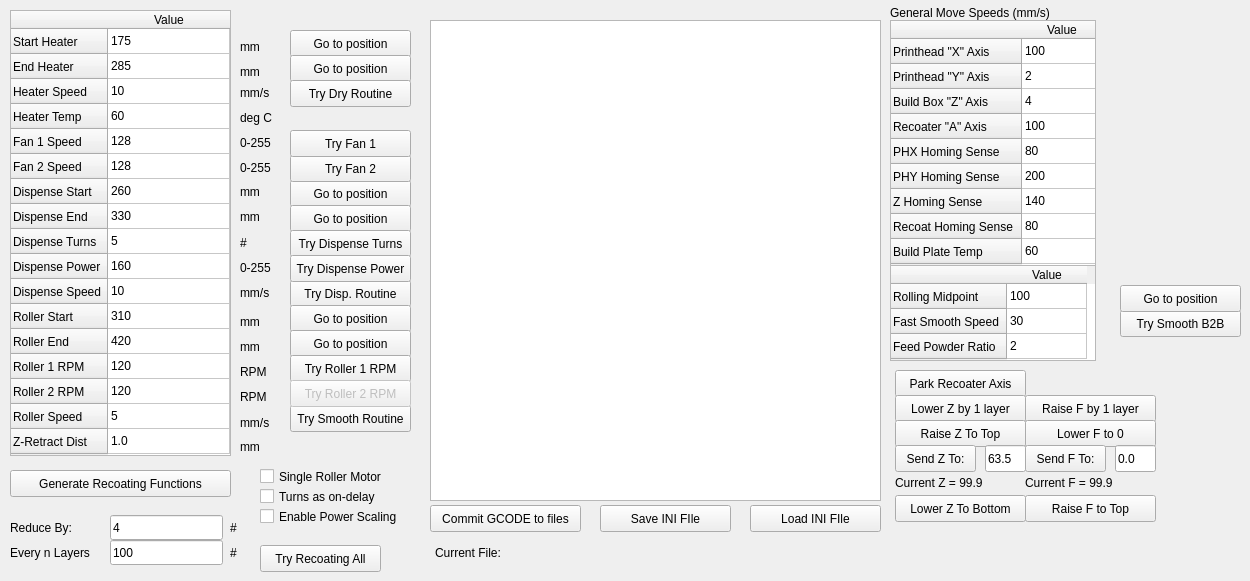
    <widget class="QWidget" name="tabRecoat">
     <attribute name="title">
      <string>Recoater</string>
     </attribute>
     <widget class="QTableWidget" name="recoatTable">
      <property name="geometry">
       <rect>
        <x>10</x>
        <y>10</y>
        <width>221</width>
        <height>446</height>
       </rect>
      </property>
      <attribute name="horizontalHeaderMinimumSectionSize">
       <number>38</number>
      </attribute>
      <attribute name="horizontalHeaderStretchLastSection">
       <bool>true</bool>
      </attribute>
      <attribute name="verticalHeaderDefaultSectionSize">
       <number>25</number>
      </attribute>
      <attribute name="verticalHeaderStretchLastSection">
       <bool>false</bool>
      </attribute>
      <row>
       <property name="text">
        <string>Start Heater</string>
       </property>
      </row>
      <row>
       <property name="text">
        <string>End Heater</string>
       </property>
      </row>
      <row>
       <property name="text">
        <string>Heater Speed</string>
       </property>
      </row>
      <row>
       <property name="text">
        <string>Heater Temp</string>
       </property>
      </row>
      <row>
       <property name="text">
        <string>Fan 1 Speed</string>
       </property>
      </row>
      <row>
       <property name="text">
        <string>Fan 2 Speed</string>
       </property>
      </row>
      <row>
       <property name="text">
        <string>Dispense Start</string>
       </property>
      </row>
      <row>
       <property name="text">
        <string>Dispense End</string>
       </property>
      </row>
      <row>
       <property name="text">
        <string>Dispense Turns</string>
       </property>
      </row>
      <row>
       <property name="text">
        <string>Dispense Power</string>
       </property>
      </row>
      <row>
       <property name="text">
        <string>Dispense Speed</string>
       </property>
      </row>
      <row>
       <property name="text">
        <string>Roller Start</string>
       </property>
      </row>
      <row>
       <property name="text">
        <string>Roller End</string>
       </property>
      </row>
      <row>
       <property name="text">
        <string>Roller 1 RPM</string>
       </property>
      </row>
      <row>
       <property name="text">
        <string>Roller 2 RPM</string>
       </property>
      </row>
      <row>
       <property name="text">
        <string>Roller Speed</string>
       </property>
      </row>
      <row>
       <property name="text">
        <string>Z-Retract Dist</string>
       </property>
      </row>
      <column>
       <property name="text">
        <string>Value</string>
       </property>
      </column>
      <item row="0" column="0">
       <property name="text">
        <string>175</string>
       </property>
      </item>
      <item row="1" column="0">
       <property name="text">
        <string>285</string>
       </property>
      </item>
      <item row="2" column="0">
       <property name="text">
        <string>10</string>
       </property>
      </item>
      <item row="3" column="0">
       <property name="text">
        <string>60</string>
       </property>
      </item>
      <item row="4" column="0">
       <property name="text">
        <string>128</string>
       </property>
      </item>
      <item row="5" column="0">
       <property name="text">
        <string>128</string>
       </property>
      </item>
      <item row="6" column="0">
       <property name="text">
        <string>260</string>
       </property>
      </item>
      <item row="7" column="0">
       <property name="text">
        <string>330</string>
       </property>
      </item>
      <item row="8" column="0">
       <property name="text">
        <string>5</string>
       </property>
      </item>
      <item row="9" column="0">
       <property name="text">
        <string>160</string>
       </property>
      </item>
      <item row="10" column="0">
       <property name="text">
        <string>10</string>
       </property>
      </item>
      <item row="11" column="0">
       <property name="text">
        <string>310</string>
       </property>
      </item>
      <item row="12" column="0">
       <property name="text">
        <string>420</string>
       </property>
      </item>
      <item row="13" column="0">
       <property name="text">
        <string>120</string>
       </property>
      </item>
      <item row="14" column="0">
       <property name="text">
        <string>120</string>
       </property>
      </item>
      <item row="15" column="0">
       <property name="text">
        <string>5</string>
       </property>
      </item>
      <item row="16" column="0">
       <property name="text">
        <string>1.0</string>
       </property>
      </item>
     </widget>
     <widget class="QPlainTextEdit" name="txtGCode">
      <property name="geometry">
       <rect>
        <x>430</x>
        <y>20</y>
        <width>451</width>
        <height>481</height>
       </rect>
      </property>
      <property name="font">
       <font>
        <pointsize>10</pointsize>
       </font>
      </property>
     </widget>
     <widget class="QPushButton" name="cmdGenerateRecoaterGCode">
      <property name="geometry">
       <rect>
        <x>10</x>
        <y>470</y>
        <width>221</width>
        <height>27</height>
       </rect>
      </property>
      <property name="text">
       <string>Generate Recoating Functions</string>
      </property>
     </widget>
     <widget class="QPushButton" name="cmdSaveRecoatGCodeAs">
      <property name="geometry">
       <rect>
        <x>430</x>
        <y>505</y>
        <width>151</width>
        <height>27</height>
       </rect>
      </property>
      <property name="text">
       <string>Commit GCODE to files</string>
      </property>
     </widget>
     <widget class="QPushButton" name="goStartUV">
      <property name="geometry">
       <rect>
        <x>290</x>
        <y>30</y>
        <width>121</width>
        <height>27</height>
       </rect>
      </property>
      <property name="text">
       <string>Go to position</string>
      </property>
     </widget>
     <widget class="QPushButton" name="goEndUV">
      <property name="geometry">
       <rect>
        <x>290</x>
        <y>55</y>
        <width>121</width>
        <height>27</height>
       </rect>
      </property>
      <property name="text">
       <string>Go to position</string>
      </property>
     </widget>
     <widget class="QPushButton" name="goDispenseStart">
      <property name="geometry">
       <rect>
        <x>290</x>
        <y>180</y>
        <width>121</width>
        <height>27</height>
       </rect>
      </property>
      <property name="text">
       <string>Go to position</string>
      </property>
     </widget>
     <widget class="QPushButton" name="tryDryRoutine">
      <property name="geometry">
       <rect>
        <x>290</x>
        <y>80</y>
        <width>121</width>
        <height>27</height>
       </rect>
      </property>
      <property name="text">
       <string>Try Dry Routine</string>
      </property>
     </widget>
     <widget class="QPushButton" name="goDispenseEnd">
      <property name="geometry">
       <rect>
        <x>290</x>
        <y>205</y>
        <width>121</width>
        <height>27</height>
       </rect>
      </property>
      <property name="text">
       <string>Go to position</string>
      </property>
     </widget>
     <widget class="QPushButton" name="tryDispenseTurns">
      <property name="geometry">
       <rect>
        <x>290</x>
        <y>230</y>
        <width>121</width>
        <height>27</height>
       </rect>
      </property>
      <property name="text">
       <string>Try Dispense Turns</string>
      </property>
     </widget>
     <widget class="QPushButton" name="tryDispenseRoutine">
      <property name="geometry">
       <rect>
        <x>290</x>
        <y>280</y>
        <width>121</width>
        <height>27</height>
       </rect>
      </property>
      <property name="text">
       <string>Try Disp. Routine</string>
      </property>
     </widget>
     <widget class="QPushButton" name="goRollerStart">
      <property name="geometry">
       <rect>
        <x>290</x>
        <y>305</y>
        <width>121</width>
        <height>27</height>
       </rect>
      </property>
      <property name="text">
       <string>Go to position</string>
      </property>
     </widget>
     <widget class="QPushButton" name="goRollerEnd">
      <property name="geometry">
       <rect>
        <x>290</x>
        <y>330</y>
        <width>121</width>
        <height>27</height>
       </rect>
      </property>
      <property name="text">
       <string>Go to position</string>
      </property>
     </widget>
     <widget class="QPushButton" name="tryRollerRoutine">
      <property name="geometry">
       <rect>
        <x>290</x>
        <y>405</y>
        <width>121</width>
        <height>27</height>
       </rect>
      </property>
      <property name="text">
       <string>Try Smooth Routine</string>
      </property>
     </widget>
     <widget class="QPushButton" name="cmdMakeRecoatDefaults">
      <property name="geometry">
       <rect>
        <x>600</x>
        <y>505</y>
        <width>131</width>
        <height>27</height>
       </rect>
      </property>
      <property name="text">
       <string>Save INI FIle</string>
      </property>
     </widget>
     <widget class="QPushButton" name="tryRoller1RPM">
      <property name="geometry">
       <rect>
        <x>290</x>
        <y>355</y>
        <width>121</width>
        <height>27</height>
       </rect>
      </property>
      <property name="text">
       <string>Try Roller 1 RPM</string>
      </property>
     </widget>
     <widget class="QPushButton" name="tryRoller2RPM">
      <property name="enabled">
       <bool>false</bool>
      </property>
      <property name="geometry">
       <rect>
        <x>290</x>
        <y>380</y>
        <width>121</width>
        <height>27</height>
       </rect>
      </property>
      <property name="text">
       <string>Try Roller 2 RPM</string>
      </property>
     </widget>
     <widget class="QPushButton" name="goToZeroA">
      <property name="geometry">
       <rect>
        <x>895</x>
        <y>370</y>
        <width>131</width>
        <height>27</height>
       </rect>
      </property>
      <property name="text">
       <string>Park Recoater Axis</string>
      </property>
     </widget>
     <widget class="QPushButton" name="tryRecoatAll">
      <property name="geometry">
       <rect>
        <x>260</x>
        <y>545</y>
        <width>121</width>
        <height>27</height>
       </rect>
      </property>
      <property name="text">
       <string>Try Recoating All</string>
      </property>
     </widget>
     <widget class="QPushButton" name="lowerZby1">
      <property name="geometry">
       <rect>
        <x>895</x>
        <y>395</y>
        <width>131</width>
        <height>27</height>
       </rect>
      </property>
      <property name="text">
       <string>Lower Z by 1 layer</string>
      </property>
     </widget>
     <widget class="QPushButton" name="tryDispensePower">
      <property name="geometry">
       <rect>
        <x>290</x>
        <y>255</y>
        <width>121</width>
        <height>27</height>
       </rect>
      </property>
      <property name="text">
       <string>Try Dispense Power</string>
      </property>
     </widget>
     <widget class="QLabel" name="label_26">
      <property name="geometry">
       <rect>
        <x>240</x>
        <y>40</y>
        <width>30</width>
        <height>14</height>
       </rect>
      </property>
      <property name="text">
       <string>mm</string>
      </property>
     </widget>
     <widget class="QLabel" name="label_27">
      <property name="geometry">
       <rect>
        <x>240</x>
        <y>65</y>
        <width>30</width>
        <height>14</height>
       </rect>
      </property>
      <property name="text">
       <string>mm</string>
      </property>
     </widget>
     <widget class="QLabel" name="label_28">
      <property name="geometry">
       <rect>
        <x>240</x>
        <y>185</y>
        <width>30</width>
        <height>14</height>
       </rect>
      </property>
      <property name="text">
       <string>mm</string>
      </property>
     </widget>
     <widget class="QLabel" name="label_29">
      <property name="geometry">
       <rect>
        <x>240</x>
        <y>210</y>
        <width>30</width>
        <height>14</height>
       </rect>
      </property>
      <property name="text">
       <string>mm</string>
      </property>
     </widget>
     <widget class="QLabel" name="label_30">
      <property name="geometry">
       <rect>
        <x>240</x>
        <y>285</y>
        <width>41</width>
        <height>16</height>
       </rect>
      </property>
      <property name="text">
       <string>mm/s</string>
      </property>
     </widget>
     <widget class="QLabel" name="label_31">
      <property name="geometry">
       <rect>
        <x>240</x>
        <y>315</y>
        <width>30</width>
        <height>14</height>
       </rect>
      </property>
      <property name="text">
       <string>mm</string>
      </property>
     </widget>
     <widget class="QLabel" name="label_32">
      <property name="geometry">
       <rect>
        <x>240</x>
        <y>340</y>
        <width>30</width>
        <height>14</height>
       </rect>
      </property>
      <property name="text">
       <string>mm</string>
      </property>
     </widget>
     <widget class="QLabel" name="label_33">
      <property name="geometry">
       <rect>
        <x>240</x>
        <y>365</y>
        <width>30</width>
        <height>14</height>
       </rect>
      </property>
      <property name="text">
       <string>RPM</string>
      </property>
     </widget>
     <widget class="QLabel" name="label_34">
      <property name="geometry">
       <rect>
        <x>240</x>
        <y>390</y>
        <width>30</width>
        <height>14</height>
       </rect>
      </property>
      <property name="text">
       <string>RPM</string>
      </property>
     </widget>
     <widget class="QLabel" name="label_35">
      <property name="geometry">
       <rect>
        <x>240</x>
        <y>415</y>
        <width>41</width>
        <height>16</height>
       </rect>
      </property>
      <property name="text">
       <string>mm/s</string>
      </property>
     </widget>
     <widget class="QLabel" name="label_36">
      <property name="geometry">
       <rect>
        <x>240</x>
        <y>85</y>
        <width>41</width>
        <height>16</height>
       </rect>
      </property>
      <property name="text">
       <string>mm/s</string>
      </property>
     </widget>
     <widget class="QLabel" name="label_37">
      <property name="geometry">
       <rect>
        <x>240</x>
        <y>135</y>
        <width>41</width>
        <height>16</height>
       </rect>
      </property>
      <property name="text">
       <string>0-255</string>
      </property>
     </widget>
     <widget class="QLabel" name="label_38">
      <property name="geometry">
       <rect>
        <x>240</x>
        <y>160</y>
        <width>41</width>
        <height>16</height>
       </rect>
      </property>
      <property name="text">
       <string>0-255</string>
      </property>
     </widget>
     <widget class="QLabel" name="label_39">
      <property name="geometry">
       <rect>
        <x>240</x>
        <y>260</y>
        <width>41</width>
        <height>16</height>
       </rect>
      </property>
      <property name="text">
       <string>0-255</string>
      </property>
     </widget>
     <widget class="QLabel" name="label_40">
      <property name="geometry">
       <rect>
        <x>240</x>
        <y>110</y>
        <width>41</width>
        <height>16</height>
       </rect>
      </property>
      <property name="text">
       <string>deg C</string>
      </property>
     </widget>
     <widget class="QLabel" name="label_41">
      <property name="geometry">
       <rect>
        <x>240</x>
        <y>235</y>
        <width>21</width>
        <height>16</height>
       </rect>
      </property>
      <property name="text">
       <string>#</string>
      </property>
     </widget>
     <widget class="QPushButton" name="raiseZToTop">
      <property name="geometry">
       <rect>
        <x>895</x>
        <y>420</y>
        <width>131</width>
        <height>27</height>
       </rect>
      </property>
      <property name="text">
       <string>Raise Z To Top</string>
      </property>
     </widget>
     <widget class="QPushButton" name="setZPosition">
      <property name="geometry">
       <rect>
        <x>895</x>
        <y>445</y>
        <width>81</width>
        <height>27</height>
       </rect>
      </property>
      <property name="text">
       <string>Send Z To:</string>
      </property>
     </widget>
     <widget class="QLineEdit" name="txtRaiseZTo">
      <property name="geometry">
       <rect>
        <x>985</x>
        <y>445</y>
        <width>41</width>
        <height>27</height>
       </rect>
      </property>
      <property name="text">
       <string>63.5</string>
      </property>
     </widget>
     <widget class="QTableWidget" name="tblSpeeds">
      <property name="geometry">
       <rect>
        <x>890</x>
        <y>20</y>
        <width>206</width>
        <height>246</height>
       </rect>
      </property>
      <attribute name="horizontalHeaderVisible">
       <bool>true</bool>
      </attribute>
      <attribute name="horizontalHeaderCascadingSectionResizes">
       <bool>false</bool>
      </attribute>
      <attribute name="horizontalHeaderDefaultSectionSize">
       <number>80</number>
      </attribute>
      <attribute name="horizontalHeaderStretchLastSection">
       <bool>true</bool>
      </attribute>
      <attribute name="verticalHeaderDefaultSectionSize">
       <number>25</number>
      </attribute>
      <row>
       <property name="text">
        <string>Printhead &quot;X&quot; Axis</string>
       </property>
      </row>
      <row>
       <property name="text">
        <string>Printhead &quot;Y&quot; Axis</string>
       </property>
      </row>
      <row>
       <property name="text">
        <string>Build Box &quot;Z&quot; Axis</string>
       </property>
      </row>
      <row>
       <property name="text">
        <string>Recoater &quot;A&quot; Axis</string>
       </property>
      </row>
      <row>
       <property name="text">
        <string>PHX Homing Sense</string>
       </property>
      </row>
      <row>
       <property name="text">
        <string>PHY Homing Sense</string>
       </property>
      </row>
      <row>
       <property name="text">
        <string>Z Homing Sense</string>
       </property>
      </row>
      <row>
       <property name="text">
        <string>Recoat Homing Sense</string>
       </property>
      </row>
      <row>
       <property name="text">
        <string>Build Plate Temp</string>
       </property>
      </row>
      <column>
       <property name="text">
        <string>Value</string>
       </property>
      </column>
      <item row="0" column="0">
       <property name="text">
        <string>100</string>
       </property>
      </item>
      <item row="1" column="0">
       <property name="text">
        <string>2</string>
       </property>
      </item>
      <item row="2" column="0">
       <property name="text">
        <string>4</string>
       </property>
      </item>
      <item row="3" column="0">
       <property name="text">
        <string>100</string>
       </property>
      </item>
      <item row="4" column="0">
       <property name="text">
        <string>80</string>
       </property>
      </item>
      <item row="5" column="0">
       <property name="text">
        <string>200</string>
       </property>
      </item>
      <item row="6" column="0">
       <property name="text">
        <string>140</string>
       </property>
      </item>
      <item row="7" column="0">
       <property name="text">
        <string>80</string>
       </property>
      </item>
      <item row="8" column="0">
       <property name="text">
        <string>60</string>
       </property>
      </item>
     </widget>
     <widget class="QLabel" name="label_64">
      <property name="geometry">
       <rect>
        <x>890</x>
        <y>5</y>
        <width>181</width>
        <height>16</height>
       </rect>
      </property>
      <property name="text">
       <string>General Move Speeds (mm/s)</string>
      </property>
     </widget>
     <widget class="QLabel" name="lblRecoatCurrentZ">
      <property name="geometry">
       <rect>
        <x>895</x>
        <y>475</y>
        <width>126</width>
        <height>16</height>
       </rect>
      </property>
      <property name="text">
       <string>Current Z = 99.9</string>
      </property>
     </widget>
     <widget class="QPushButton" name="lowerZToBottom">
      <property name="geometry">
       <rect>
        <x>895</x>
        <y>495</y>
        <width>131</width>
        <height>27</height>
       </rect>
      </property>
      <property name="text">
       <string>Lower Z To Bottom</string>
      </property>
     </widget>
     <widget class="QPushButton" name="loadRecoatINI">
      <property name="geometry">
       <rect>
        <x>750</x>
        <y>505</y>
        <width>131</width>
        <height>27</height>
       </rect>
      </property>
      <property name="text">
       <string>Load INI FIle</string>
      </property>
     </widget>
     <widget class="QCheckBox" name="useSingleRollerMotor">
      <property name="geometry">
       <rect>
        <x>260</x>
        <y>465</y>
        <width>161</width>
        <height>23</height>
       </rect>
      </property>
      <property name="text">
       <string>Single Roller Motor</string>
      </property>
     </widget>
     <widget class="QCheckBox" name="enablePowerScaling">
      <property name="geometry">
       <rect>
        <x>260</x>
        <y>505</y>
        <width>161</width>
        <height>23</height>
       </rect>
      </property>
      <property name="text">
       <string>Enable Power Scaling</string>
      </property>
     </widget>
     <widget class="QLabel" name="label_68">
      <property name="geometry">
       <rect>
        <x>10</x>
        <y>520</y>
        <width>81</width>
        <height>16</height>
       </rect>
      </property>
      <property name="text">
       <string>Reduce By:</string>
      </property>
     </widget>
     <widget class="QLabel" name="label_69">
      <property name="geometry">
       <rect>
        <x>10</x>
        <y>545</y>
        <width>91</width>
        <height>16</height>
       </rect>
      </property>
      <property name="text">
       <string>Every n Layers</string>
      </property>
     </widget>
     <widget class="QLineEdit" name="reducePowerBy">
      <property name="geometry">
       <rect>
        <x>110</x>
        <y>515</y>
        <width>113</width>
        <height>25</height>
       </rect>
      </property>
      <property name="text">
       <string>4</string>
      </property>
     </widget>
     <widget class="QLineEdit" name="reducePowerEvery">
      <property name="geometry">
       <rect>
        <x>110</x>
        <y>540</y>
        <width>113</width>
        <height>25</height>
       </rect>
      </property>
      <property name="text">
       <string>100</string>
      </property>
     </widget>
     <widget class="QLabel" name="label_70">
      <property name="geometry">
       <rect>
        <x>230</x>
        <y>520</y>
        <width>21</width>
        <height>16</height>
       </rect>
      </property>
      <property name="text">
       <string>#</string>
      </property>
     </widget>
     <widget class="QLabel" name="label_71">
      <property name="geometry">
       <rect>
        <x>230</x>
        <y>545</y>
        <width>21</width>
        <height>16</height>
       </rect>
      </property>
      <property name="text">
       <string>#</string>
      </property>
     </widget>
     <widget class="QCheckBox" name="turnsAsOnDelay">
      <property name="geometry">
       <rect>
        <x>260</x>
        <y>485</y>
        <width>131</width>
        <height>23</height>
       </rect>
      </property>
      <property name="text">
       <string>Turns as on-delay</string>
      </property>
     </widget>
     <widget class="QLabel" name="label_63">
      <property name="geometry">
       <rect>
        <x>240</x>
        <y>440</y>
        <width>30</width>
        <height>14</height>
       </rect>
      </property>
      <property name="text">
       <string>mm</string>
      </property>
     </widget>
     <widget class="QTableWidget" name="tblDualZ">
      <property name="geometry">
       <rect>
        <x>890</x>
        <y>265</y>
        <width>206</width>
        <height>96</height>
       </rect>
      </property>
      <attribute name="horizontalHeaderVisible">
       <bool>true</bool>
      </attribute>
      <attribute name="horizontalHeaderMinimumSectionSize">
       <number>20</number>
      </attribute>
      <attribute name="horizontalHeaderDefaultSectionSize">
       <number>80</number>
      </attribute>
      <attribute name="verticalHeaderDefaultSectionSize">
       <number>25</number>
      </attribute>
      <row>
       <property name="text">
        <string>Rolling Midpoint</string>
       </property>
      </row>
      <row>
       <property name="text">
        <string>Fast Smooth Speed</string>
       </property>
      </row>
      <row>
       <property name="text">
        <string>Feed Powder Ratio</string>
       </property>
      </row>
      <column>
       <property name="text">
        <string>Value</string>
       </property>
      </column>
      <item row="0" column="0">
       <property name="text">
        <string>100</string>
       </property>
      </item>
      <item row="1" column="0">
       <property name="text">
        <string>30</string>
       </property>
      </item>
      <item row="2" column="0">
       <property name="text">
        <string>2</string>
       </property>
      </item>
     </widget>
     <widget class="QPushButton" name="raiseFby1">
      <property name="geometry">
       <rect>
        <x>1025</x>
        <y>395</y>
        <width>131</width>
        <height>27</height>
       </rect>
      </property>
      <property name="text">
       <string>Raise F by 1 layer</string>
      </property>
     </widget>
     <widget class="QPushButton" name="lowerFto0">
      <property name="geometry">
       <rect>
        <x>1025</x>
        <y>420</y>
        <width>131</width>
        <height>27</height>
       </rect>
      </property>
      <property name="text">
       <string>Lower F to 0</string>
      </property>
     </widget>
     <widget class="QPushButton" name="tryFan2">
      <property name="geometry">
       <rect>
        <x>290</x>
        <y>155</y>
        <width>121</width>
        <height>27</height>
       </rect>
      </property>
      <property name="text">
       <string>Try Fan 2</string>
      </property>
     </widget>
     <widget class="QPushButton" name="tryFan1">
      <property name="geometry">
       <rect>
        <x>290</x>
        <y>130</y>
        <width>121</width>
        <height>27</height>
       </rect>
      </property>
      <property name="text">
       <string>Try Fan 1</string>
      </property>
     </widget>
     <widget class="QLabel" name="currentRecoatINI">
      <property name="geometry">
       <rect>
        <x>435</x>
        <y>545</y>
        <width>441</width>
        <height>16</height>
       </rect>
      </property>
      <property name="text">
       <string>Current File:</string>
      </property>
     </widget>
     <widget class="QPushButton" name="setFPosition">
      <property name="geometry">
       <rect>
        <x>1025</x>
        <y>445</y>
        <width>81</width>
        <height>27</height>
       </rect>
      </property>
      <property name="text">
       <string>Send F To:</string>
      </property>
     </widget>
     <widget class="QLabel" name="recoatCurrentF">
      <property name="geometry">
       <rect>
        <x>1025</x>
        <y>475</y>
        <width>126</width>
        <height>16</height>
       </rect>
      </property>
      <property name="text">
       <string>Current F = 99.9</string>
      </property>
     </widget>
     <widget class="QPushButton" name="raiseFToTop">
      <property name="geometry">
       <rect>
        <x>1025</x>
        <y>495</y>
        <width>131</width>
        <height>27</height>
       </rect>
      </property>
      <property name="text">
       <string>Raise F to Top</string>
      </property>
     </widget>
     <widget class="QLineEdit" name="txtRaiseFTo">
      <property name="geometry">
       <rect>
        <x>1115</x>
        <y>445</y>
        <width>41</width>
        <height>27</height>
       </rect>
      </property>
      <property name="text">
       <string>0.0</string>
      </property>
     </widget>
     <widget class="QPushButton" name="trySmooth_B2B">
      <property name="geometry">
       <rect>
        <x>1120</x>
        <y>310</y>
        <width>121</width>
        <height>27</height>
       </rect>
      </property>
      <property name="text">
       <string>Try Smooth B2B</string>
      </property>
     </widget>
     <widget class="QPushButton" name="goRollMidpoint">
      <property name="geometry">
       <rect>
        <x>1120</x>
        <y>285</y>
        <width>121</width>
        <height>27</height>
       </rect>
      </property>
      <property name="text">
       <string>Go to position</string>
      </property>
     </widget>
    </widget>
